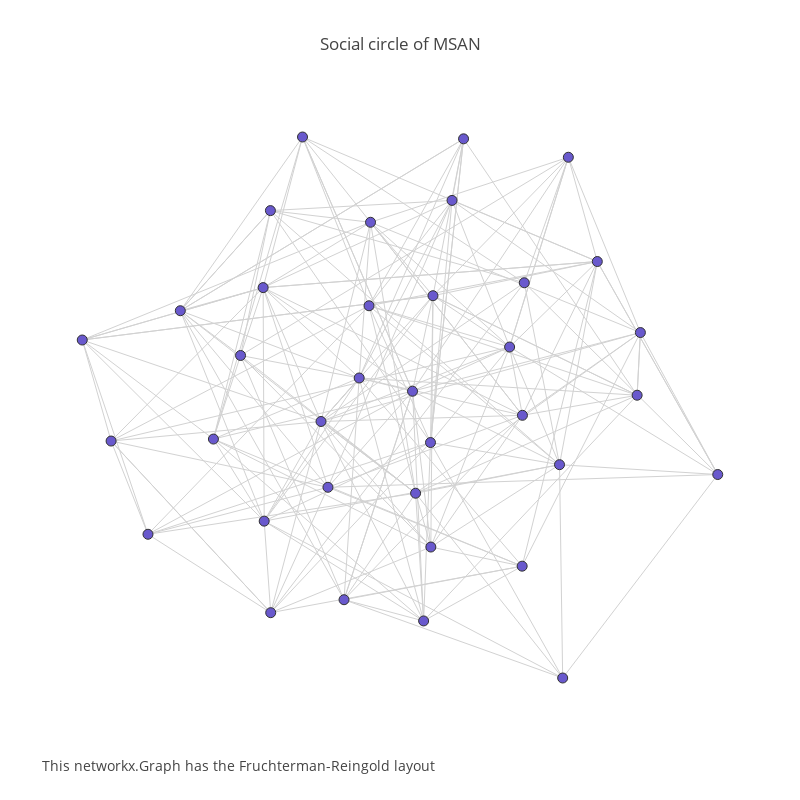

Notebook source saved alongside this figure:
### Markdown cell above
Fruchterman-Reingold layout

### Code cell
pos = nx.fruchterman_reingold_layout(G)

N = len(node_names)

Xv = [pos[k][0] for k in node_names]
Yv = [pos[k][1] for k in node_names]
Xed = []
Yed = []

for edge in edges:
    Xed += [pos[edge[0]][0], pos[edge[1]][0], None]
    Yed += [pos[edge[0]][1], pos[edge[1]][1], None]

labels = list(G.nodes)

trace3 = Scatter(
    x=Xed,
    y=Yed,
    mode='lines',
    line=Line(color='rgb(210,210,210)', width=1),
    hoverinfo='none')
trace4 = Scatter(
    x=Xv,
    y=Yv,
    mode='markers',
    name='net',
    marker=Marker(
        symbol='dot',
        size=10,
        color='#6959CD',
        line=Line(color='rgb(50,50,50)', width=1)),
    text=labels,
    hoverinfo='text')

axis = dict(
    showline=False,  # hide axis line, grid, ticklabels and  title
    zeroline=False,
    showgrid=False,
    showticklabels=False,
    title='')

width = 800
height = 800
layout = Layout(
    title="Social circle of MSAN",
    font=Font(size=12),
    showlegend=False,
    autosize=False,
    width=width,
    height=height,
    xaxis=XAxis(axis),
    yaxis=YAxis(axis),
    margin=Margin(
        l=40,
        r=40,
        b=85,
        t=100,
    ),
    hovermode='closest',
    annotations=Annotations([
        Annotation(
            showarrow=False,
            text='This networkx.Graph has the Kamada-Kawai layout',
            xref='paper',
            yref='paper',
            x=0,
            y=-0.1,
            xanchor='left',
            yanchor='bottom',
            font=Font(size=14))
    ]),
)

annot = "This networkx.Graph has the Fruchterman-Reingold layout"

data1 = Data([trace3, trace4])
fig1 = Figure(data=data1, layout=layout)
fig1['layout']['annotations'][0]['text'] = annot
iplot(fig1)

### Figure 1 — Plotly figure (JSON) as saved in the notebook; plotly's stock layout.template omitted (floating-point values rounded to 4 significant figures; data arrays with more than 128 entries replaced by an {"elided": "..."} marker saying what was removed)
{"data": [{"hoverinfo": "none", "line": {"color": "rgb(210,210,210)", "width": 1}, "mode": "lines", "type": "scatter", "x": {"elided": "600 float values"}, "y": {"elided": "600 float values"}}, {"hoverinfo": "text", "marker": {"color": "#6959CD", "line": {"color": "rgb(50,50,50)", "width": 1}, "size": 10, "symbol": "dot"}, "mode": "markers", "name": "net", "text": ["Patrick Yang", "Santosh", "Akshay", "Prince", "Neerja", "Deena", "Arpita", "Asmita", "Kerem", "Jake", "Spence", "John", "Ting Ting", "Danai", "Devesh", "Sooraj", "Kunal", "Fei", "David", "Alvira", "Vinay", "Jason", "Ian", "Matthew", "Taylor", "Vash", "Davi", "Jose", "Holly", "Ford", "Nishan", "Kaya", "Sara", "Shannon", "Tim", "Tyler"], "type": "scatter", "x": [-0.3904, 0.1066, 0.2093, 0.3921, 0.3522, 0.5072, 0.1735, -0.4129, -0.2333, 0.3977, 0.7582, -0.6701, -0.1148, 0.9984, -0.9745, 0.517, -0.5673, 0.6245, 0.08527, 0.1143, 0.3911, -0.1618, -0.4097, 0.7481, 0.05081, -0.08423, -0.885, 0.5346, -0.7704, -0.07955, 0.06033, 0.1077, -0.2907, -0.3895, -0.2118, -0.4831], "y": [0.6337, -0.1769, 0.8847, -0.08178, 0.157, -0.2543, 0.6694, 0.3646, -0.1034, 0.3815, 0.2075, 0.2838, 0.04871, -0.2887, 0.1815, -1, -0.1648, 0.4558, -0.8006, 0.3363, -0.6091, -0.7263, -0.4517, -0.01154, 0.002489, 0.3012, -0.1717, 0.8203, -0.4976, 0.593, -0.3541, -0.5422, 0.8911, -0.7717, -0.3334, 0.1274]}], "layout": {"annotations": [{"font": {"size": 14}, "showarrow": false, "text": "This networkx.Graph has the Fruchterman-Reingold layout", "x": 0, "xanchor": "left", "xref": "paper", "y": -0.1, "yanchor": "bottom", "yref": "paper"}], "autosize": false, "font": {"size": 12}, "height": 800, "hovermode": "closest", "margin": {"b": 85, "l": 40, "r": 40, "t": 100}, "showlegend": false, "title": "Social circle of MSAN", "width": 800, "xaxis": {"showgrid": false, "showline": false, "showticklabels": false, "title": "", "zeroline": false}, "yaxis": {"showgrid": false, "showline": false, "showticklabels": false, "title": "", "zeroline": false}}}
